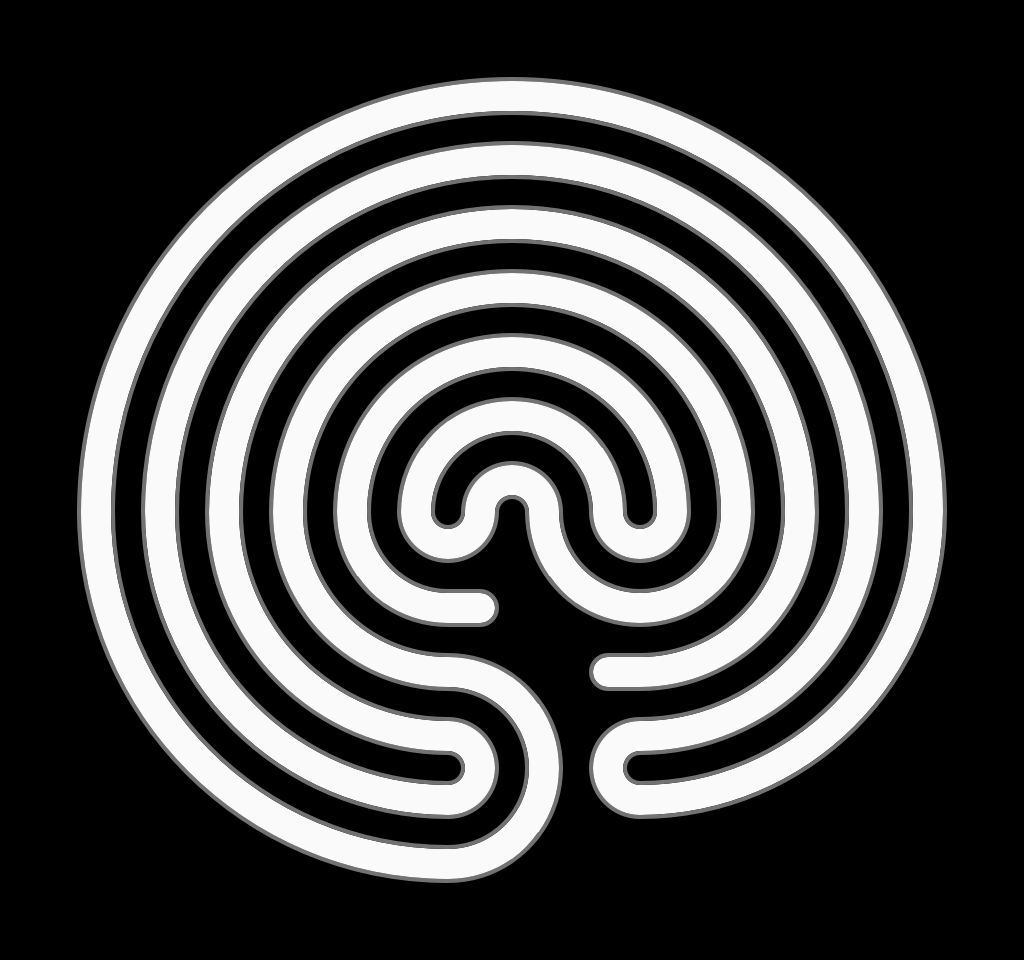

This is a level from a 2D game, rendered from its Tiled map with the project's own tilesets. A one-line summary and the complete map file follow:
An orthogonal 16x15 tile map with 64x64 px tiles, 2 tile layers (0, 2).

<map version="1.2" tiledversion="1.2.3" orientation="orthogonal" renderorder="right-down" width="16" height="15" tilewidth="64" tileheight="64" infinite="0" nextlayerid="5" nextobjectid="1">
 <tileset firstgid="1" name="temp-tiles" tilewidth="64" tileheight="64" tilecount="66" columns="11">
  <image source="../assets/temp-tiles.png" trans="eebdfa" width="704" height="384" />
 </tileset>
 <layer id="3" name="0" width="16" height="15">
  <data encoding="csv">
0,0,0,0,0,0,0,0,0,0,0,0,0,0,0,0,
0,0,0,0,0,0,0,0,0,0,0,0,0,0,0,0,
0,0,0,2147483702,2147483701,2147483700,2147483699,2147483682,34,35,36,0,54,0,0,0,
0,0,1610612790,2147483713,2147483712,2147483658,2147483657,2147483656,8,9,10,64,65,3758096438,0,0,
0,0,1610612789,1610612800,2147483670,2147483655,2147483654,2147483653,0,20,21,22,3758096448,3758096437,3758096426,0,
0,0,1610612772,1610612746,1610612743,1610612754,2147483665,0,0,17,18,3758096405,3758096394,3758096436,3758096425,0,
0,0,1610612771,1610612745,1610612742,1610612753,2147483650,2147483649,1,2,3758096401,3758096404,3758096393,3758096435,3758096424,0,
0,0,1610612770,1610612744,1610612741,0,1610612737,23,2684354583,3758096385,0,0,3758096392,3758096418,0,0,
0,536870946,0,536870917,536870915,536870926,1610612759,3221225495,536870913,1610612759,3221225495,2684354561,0,2684354565,2684354568,0,
0,536870947,536870958,536870918,536870916,3221225487,3221225486,0,3221225474,3221225473,1073741825,2684354562,2684354577,2684354566,2684354569,0,
0,536870948,536870959,536870919,3221225490,3221225476,3221225475,1,2,2684354585,0,1073741828,1073741856,2684354567,2684354570,0,
0,0,536870960,3221225531,3221225479,3221225478,3221225477,2684354583,0,23,0,1073741844,1073741845,0,0,0,
0,0,3221225521,3221225520,3221225519,3221225518,0,3221225495,0,1610612759,1073741832,1073741833,1073741834,0,0,0,
0,0,0,0,0,0,0,1073741825,1073741826,0,0,0,0,0,0,0,
0,0,0,0,0,0,0,0,0,0,0,0,0,0,0,0
</data>
 </layer>
 <layer id="4" name="2" width="16" height="15">
  <data encoding="csv">
0,0,0,0,0,0,0,0,0,0,0,0,0,0,0,0,
0,0,0,0,2147483690,2147483689,2147483688,2147483687,39,40,41,42,0,0,0,0,
0,0,0,0,0,2147483684,2147483683,0,0,51,52,53,0,0,0,0,
0,0,0,1610612785,2147483696,2147483695,2147483694,0,0,46,47,48,49,0,0,0,
0,1610612778,0,1610612784,1610612795,2147483669,2147483668,0,5,6,7,59,3758096432,0,0,0,
0,1610612777,1610612788,1610612783,1610612757,2147483680,2147483652,2147483651,3,4,32,3758096391,3758096431,3758096420,0,0,
0,1610612776,1610612787,1610612782,1610612756,1610612740,1610612751,2147483662,14,15,3758096388,3758096390,3758096430,3758096419,0,0,
0,1610612775,0,0,0,1610612739,1610612750,1610612748,12,3758096398,3758096387,3758096389,0,0,3758096423,0,
0,0,536870920,0,0,536870913,3221225484,0,0,3221225484,2684354572,2684354574,2684354563,0,0,0,
0,0,536870921,536870932,536870929,3221225474,3221225473,1610612761,0,0,1073741838,1073741839,2684354564,2684354580,0,0,
0,0,536870922,536870933,3221225504,3221225489,0,0,0,0,1073741827,1073741841,1073741842,2684354581,0,0,
0,0,0,536870934,3221225493,3221225492,0,12,3758096385,0,1073741829,1073741830,1073741831,1073741846,0,0,
0,0,0,0,3221225482,3221225481,3221225480,1073741836,2684354561,0,0,0,0,0,0,0,
0,0,0,0,3221225508,3221225507,3221225506,0,0,0,0,0,0,0,0,0,
0,0,0,0,0,0,0,0,0,0,0,0,0,0,0,0
</data>
 </layer>
</map>
